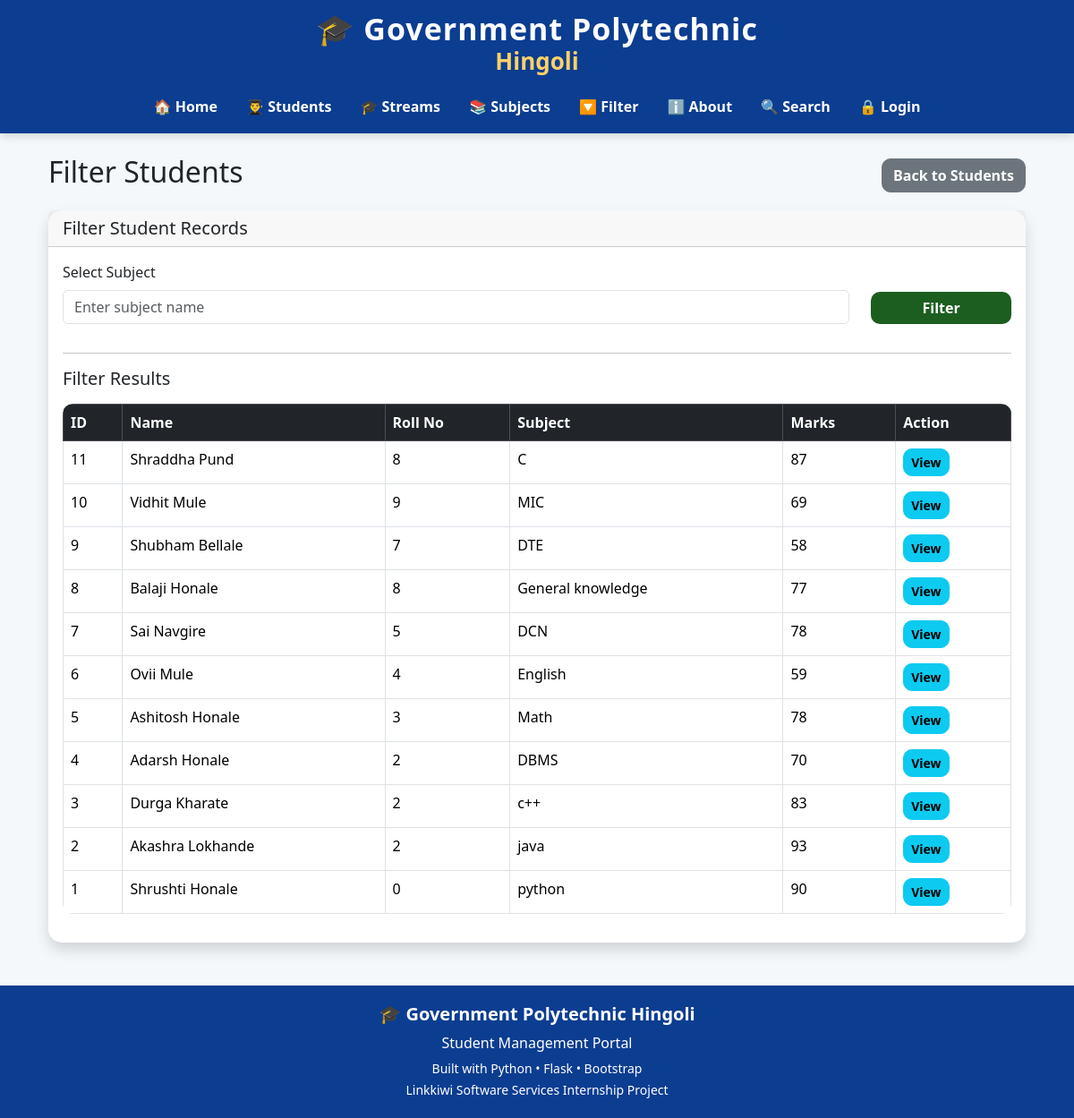
The app's page /filter, older data.
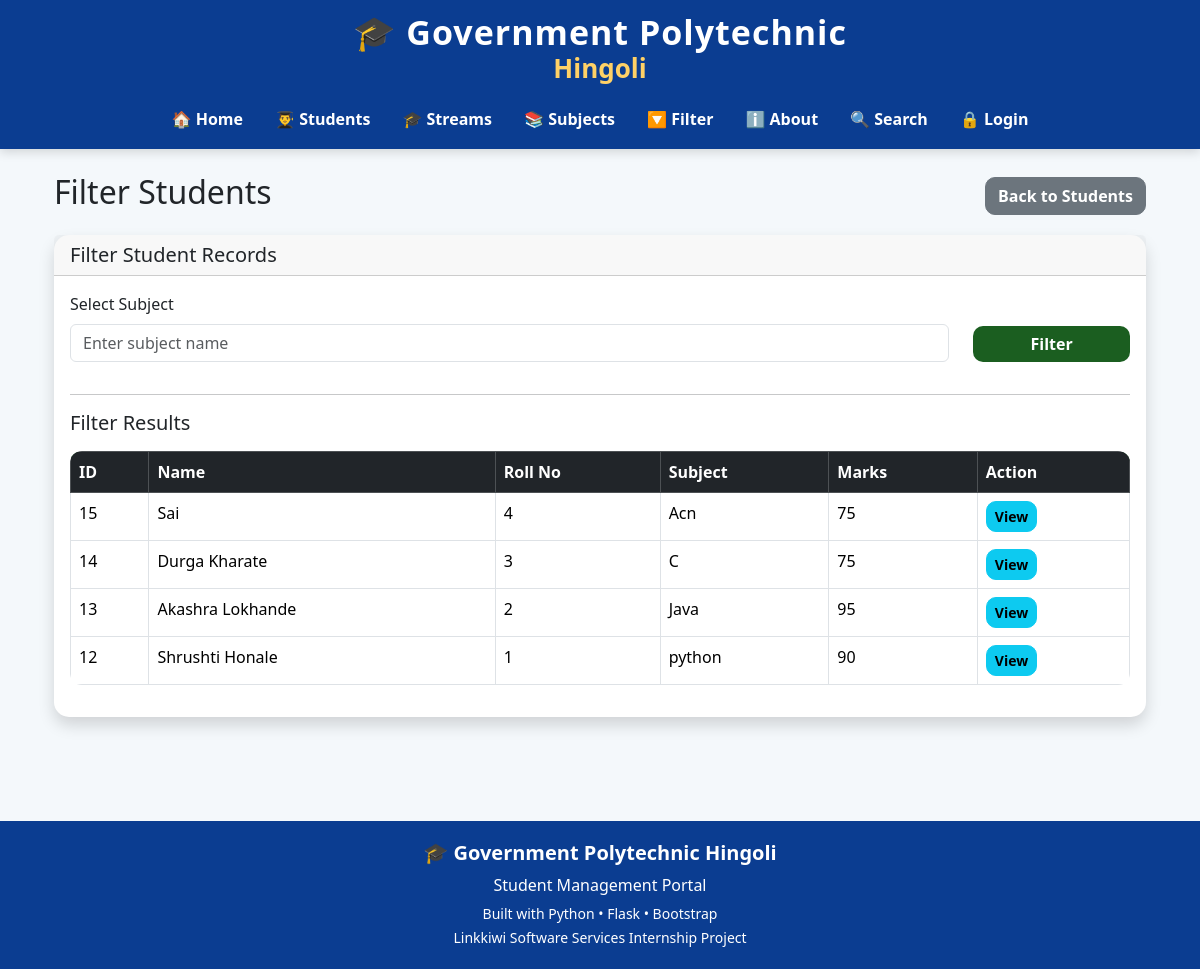
The same page, newer data.
### tables this page shows
CREATE TABLE students (
            id INTEGER PRIMARY KEY AUTOINCREMENT,
            name TEXT NOT NULL,
            roll INTEGER NOT NULL,
            marks INTEGER NOT NULL,
            subject TEXT NOT NULL,
            attendance INTEGER DEFAULT 0
        );

### app.py (the view)
@app.route("/filter")
def filter_students():
    subject = request.args.get(
        "subject",
        ""
    )
    grade = request.args.get(
        "grade",
        ""
    )
    conn = get_db()
    subjects = conn.execute(
        """
        SELECT DISTINCT subject
        FROM students
        WHERE subject IS NOT NULL
        ORDER BY subject
        """
    ).fetchall()
    query = "SELECT * FROM students WHERE 1=1"
    params = []
    if subject:
        query += " AND subject=?"
        params.append(subject)
    if grade == "excellent":
        query += " AND marks>=90"
    elif grade == "good":
        query += " AND marks>=75 AND marks<90"
    elif grade == "average":
        query += " AND marks>=60 AND marks<75"
    elif grade == "poor":
        query += " AND marks<45"
    query += " ORDER BY id DESC"
    students = conn.execute(
        query,
        params
    ).fetchall()
    conn.close()
    return render_template(
        "filter.html",
        students=students,
        subjects=subjects,
        selected_subject=subject,
        selected_grade=grade
    )

### database.py (called while the page is built)
def get_db():
    conn = sqlite3.connect(DB_PATH)
    conn.row_factory = sqlite3.Row
    return conn

### templates/filter.html (shortened to what this page needs)
{% extends "base.html" %}
{% block content %}
<div class="container mt-4">
    <div class="d-flex justify-content-between align-items-center mb-3">
        <h2>
            Filter Students
        </h2>
        <a href="/students" class="btn btn-secondary">
            Back to Students
        </a>
    </div>
    <div class="card shadow">
        <div class="card-header">
            <h5 class="mb-0">
                Filter Student Records
            </h5>
        </div>
        <div class="card-body">
            <form method="POST" action="/filter">
                <div class="row">
                    <div class="col-md-10 mb-3">
                        <label class="form-label">
                            Select Subject
                        </label>
                        <input
                            type="text"
                            name="subject"
                            class="form-control"
                            placeholder="Enter subject name"
                            required>
                    </div>
                    <div class="col-md-2 mb-3 d-flex align-items-end">
                        <button
                            type="submit"
                            class="btn btn-primary w-100">
                            Filter
                        </button>
                    </div>
                </div>
            </form>
            <hr>
            <h5 class="mb-3">
                Filter Results
            </h5>
            <div class="table-responsive">
                <table class="table table-bordered table-hover">
                    <thead class="table-dark">
                        <tr>
                            <th>
                                ID
                            </th>
                            <th>
                                Name
                            </th>
                            <th>
                                Roll No
                            </th>
                            <th>
                                Subject
                            </th>
                            <th>
                                Marks
                            </th>
                            <th>
                                Action
                            </th>
                        </tr>
                    </thead>
                    <tbody>
                    {% for student in students %}
                        <tr>
                            <td>
                                {{ student['id'] }}
                            </td>
                            <td>
                                {{ student['name'] }}
                            </td>
                            <td>
                                {{ student['roll'] }}
                            </td>
                            <td>
                                {{ student['subject'] }}
                            </td>
                            <td>
                                {{ student['marks'] }}
                            </td>
                            <td>
                                <a href="/detail/{{ student['id'] }}"
                                   class="btn btn-info btn-sm">
                                    View
                                </a>
                            </td>
                        </tr>
                    {% endfor %}
                    </tbody>
                </table>
            </div>
        </div>
    </div>
</div>
{% endblock %}

Row changes from the older to the newer data that the page shows:
removed students: id "11", name "Shraddha Pund", roll "8", subject "C", marks "87"
removed students: id "10", name "Vidhit Mule", roll "9", subject "MIC", marks "69"
removed students: id "9", name "Shubham Bellale", roll "7", subject "DTE", marks "58"
removed students: id "8", name "Balaji Honale", roll "8", subject "General knowledge", marks "77"
removed students: id "7", name "Sai Navgire", roll "5", subject "DCN", marks "78"
removed students: id "6", name "Ovii Mule", roll "4", subject "English", marks "59"
removed students: id "5", name "Ashitosh Honale", roll "3", subject "Math", marks "78"
removed students: id "4", name "Adarsh Honale", roll "2", subject "DBMS", marks "70"
removed students: id "3", name "Durga Kharate", roll "2", subject "c++", marks "83"
removed students: id "2", name "Akashra Lokhande", roll "2", subject "java", marks "93"
removed students: id "1", name "Shrushti Honale", roll "0", subject "python", marks "90"
added students: id "15", name "Sai", roll "4", subject "Acn", marks "75"
added students: id "14", name "Durga Kharate", roll "3", subject "C", marks "75"
added students: id "13", name "Akashra Lokhande", roll "2", subject "Java", marks "95"
added students: id "12", name "Shrushti Honale", roll "1", subject "python", marks "90"
